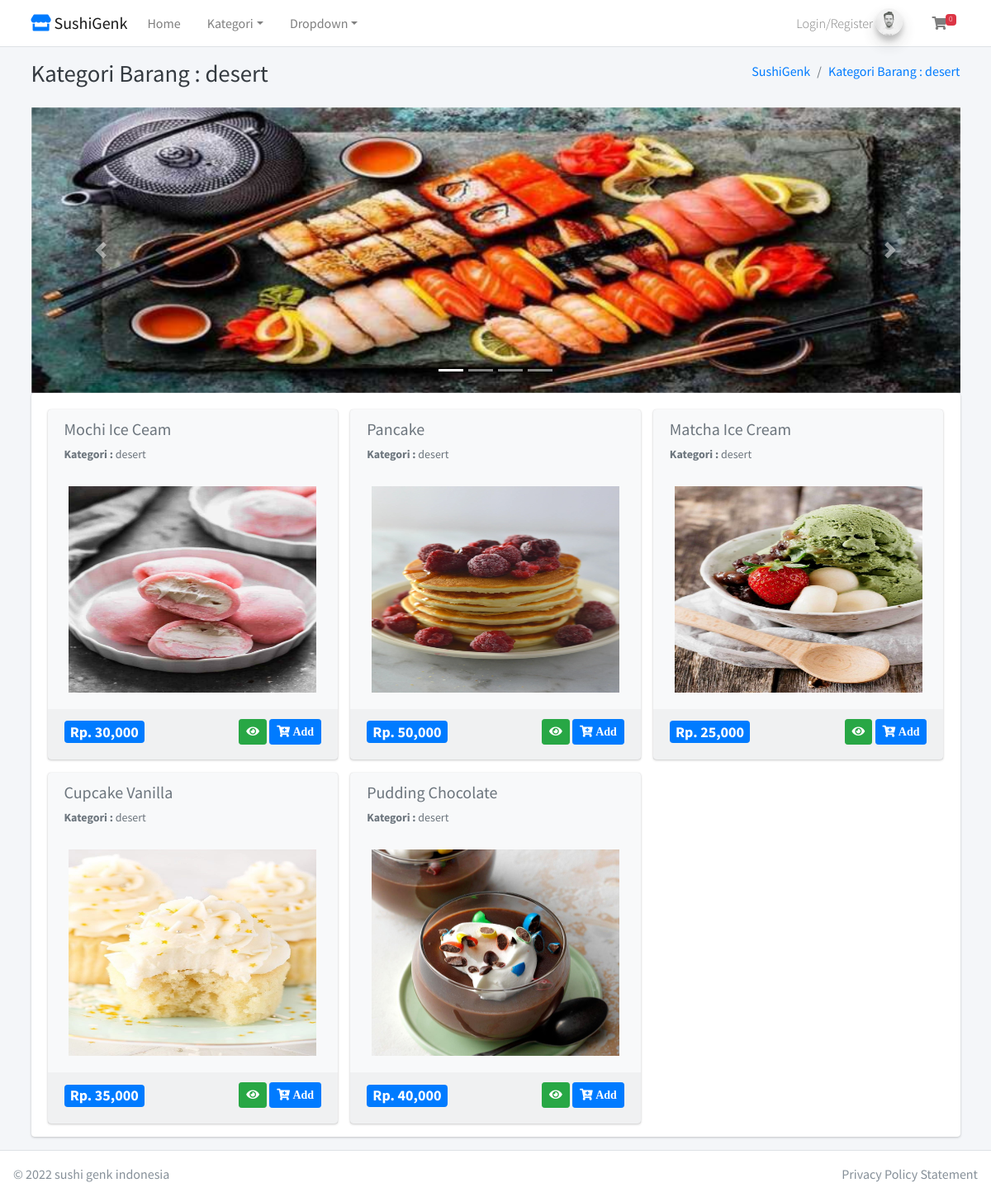
The page /home/kategori/9 on the database its author committed.
### tables this page shows
CREATE TABLE `tbl_barang` (
  `id_barang` int(11) NOT NULL,
  `nama_barang` varchar(255) DEFAULT NULL,
  `id_kategori` int(11) DEFAULT NULL,
  `harga` int(11) DEFAULT NULL,
  `deskripsi` mediumtext DEFAULT NULL,
  `gambar` text DEFAULT NULL,
  `berat` int(11) NOT NULL
);

CREATE TABLE `tbl_kategori` (
  `id_kategori` int(11) NOT NULL,
  `nama_kategori` varchar(50) DEFAULT NULL
);

### application/views/layout/v_content.php (called while the page is built)
<?php
if ($isi) {
	$this->load->view($isi);
}

### application/views/layout/v_wrapper_frontend.php (called while the page is built)
<?php
require_once('v_head.php');
require_once('v_header_frontend.php');
require_once('v_nav_frontend.php');
require_once('v_content.php');
require_once('v_footer_frontend.php');

### application/controllers/Home.php (called while the page is built, shortened)
<?php
class Home extends CI_Controller
{
	public function __construct()
	{
		$this->load->model('m_home');
	}
	public function kategori($id_kategori)
	{
		$kategori = $this->m_home->kategori($id_kategori);
		$data = array(
			'title' => 'Kategori Barang : ' . $kategori->nama_kategori,
			'barang' => $this->m_home->get_all_data_barang($id_kategori),
			'isi' => 'v_kategori_barang',
		);
		$this->load->view('layout/v_wrapper_frontend', $data, FALSE);
	}
}

### index.php (called while the page is built, shortened)
<?php
require_once BASEPATH.'core/CodeIgniter.php';

### application/models/M_home.php (called while the page is built, shortened)
<?php
class M_home extends CI_Model
{
	public function get_all_data_kategori()
	{
		$this->db->select('*');
		$this->db->from('tbl_kategori');
		$this->db->order_by('id_kategori', 'desc');
		return $this->db->get()->result();
	}
	public function kategori($id_kategori)
	{
		$this->db->select('*');
		$this->db->from('tbl_kategori');
		$this->db->where('id_kategori', $id_kategori);
		return $this->db->get()->row();
	}
	public function get_all_data_barang($id_kategori)
	{
		$this->db->select('*');
		$this->db->from('tbl_barang');
		$this->db->join('tbl_kategori', 'tbl_kategori.id_kategori = tbl_barang.id_kategori', 'left');
		$this->db->where('tbl_barang.id_kategori', $id_kategori);
		return $this->db->get()->result();
	}
}

### application/views/v_kategori_barang.php (the view, shortened to what this page needs)
<div id="carouselExampleIndicators" class="carousel slide" data-ride="carousel">
	<ol class="carousel-indicators">
		<li data-target="#carouselExampleIndicators" data-slide-to="0" class="active"></li>
		<li data-target="#carouselExampleIndicators" data-slide-to="1"></li>
		<li data-target="#carouselExampleIndicators" data-slide-to="2"></li>
		<li data-target="#carouselExampleIndicators" data-slide-to="3"></li>
	</ol>
	<div class="carousel-inner">
		<div class="carousel-item active">
			<img class="d-block w-100" src="<?= base_url() ?>assets/slider/cover.jpeg">
		</div>
	</div>
	<a class="carousel-control-prev" href="#carouselExampleIndicators" role="button" data-slide="prev">
		<span class="carousel-control-prev-icon" aria-hidden="true"></span>
	</a>
	<a class="carousel-control-next" href="#carouselExampleIndicators" role="button" data-slide="next">
		<span class="carousel-control-next-icon" aria-hidden="true"></span>
	</a>
</div>
<div class="card card-solid">
	<div class="card-body pb-0">
		<div class="row d-flex align-items-stretch">
			<?php foreach ($barang as $key => $value) { ?>
				<div class="col-sm-4">
					<?php
					echo form_open('belanja/add');
					?>
					<div class="card bg-light">
						<div class="card-header text-muted border-bottom-0">
							<h2 class="lead"><b><?= $value->nama_barang ?></b></h2>
							<p class="text-muted text-sm"><b>Kategori : </b><?= $value->nama_kategori ?></p>
						</div>
						<div class="card-body pt-0">
							<div class="row">
								<div class="col-12 text-center">
									<img src="<?= base_url('assets/gambar/' . $value->gambar) ?>" width="300px" height="250px">
								</div>
							</div>
						</div>
						<div class="card-footer">
							<div class="row">
								<div class="col-sm-6">
									<div class="text-left">
										<h4><span class="badge bg-primary">Rp. <?= number_format($value->harga, 0) ?></span></h4>
									</div>
								</div>
								<div class="col-sm-6">
									<div class="text-right">
										<a href="<?= base_url('home/detail_barang/' . $value->id_barang)  ?>" class="btn btn-sm btn-success">
											<i class="fas fa-eye"></i>
										</a>
										<button type="submit" class="btn btn-sm btn-primary swalDefaultSuccess">
											<i class="fas fa-cart-plus"> Add</i>
										</button>
									</div>
								</div>
							</div>
						</div>
					</div>
					<?php echo form_close(); ?>
				</div>
			<?php } ?>
		</div>
	</div>
</div>

### rows shown on the page
tbl_barang: nama_barang "Mochi Ice Ceam", id_kategori.nama_kategori "desert", gambar (picture), harga "30,000"
tbl_barang: nama_barang "Pancake", id_kategori.nama_kategori "desert", gambar (picture), harga "50,000"
tbl_barang: nama_barang "Matcha Ice Cream", id_kategori.nama_kategori "desert", gambar (picture), harga "25,000"
tbl_barang: nama_barang "Cupcake Vanilla", id_kategori.nama_kategori "desert", gambar (picture), harga "35,000"
tbl_barang: nama_barang "Pudding Chocolate", id_kategori.nama_kategori "desert", gambar (picture), harga "40,000"

### other values the page prints
$jml_item "0"
$title "Kategori Barang : desert"
